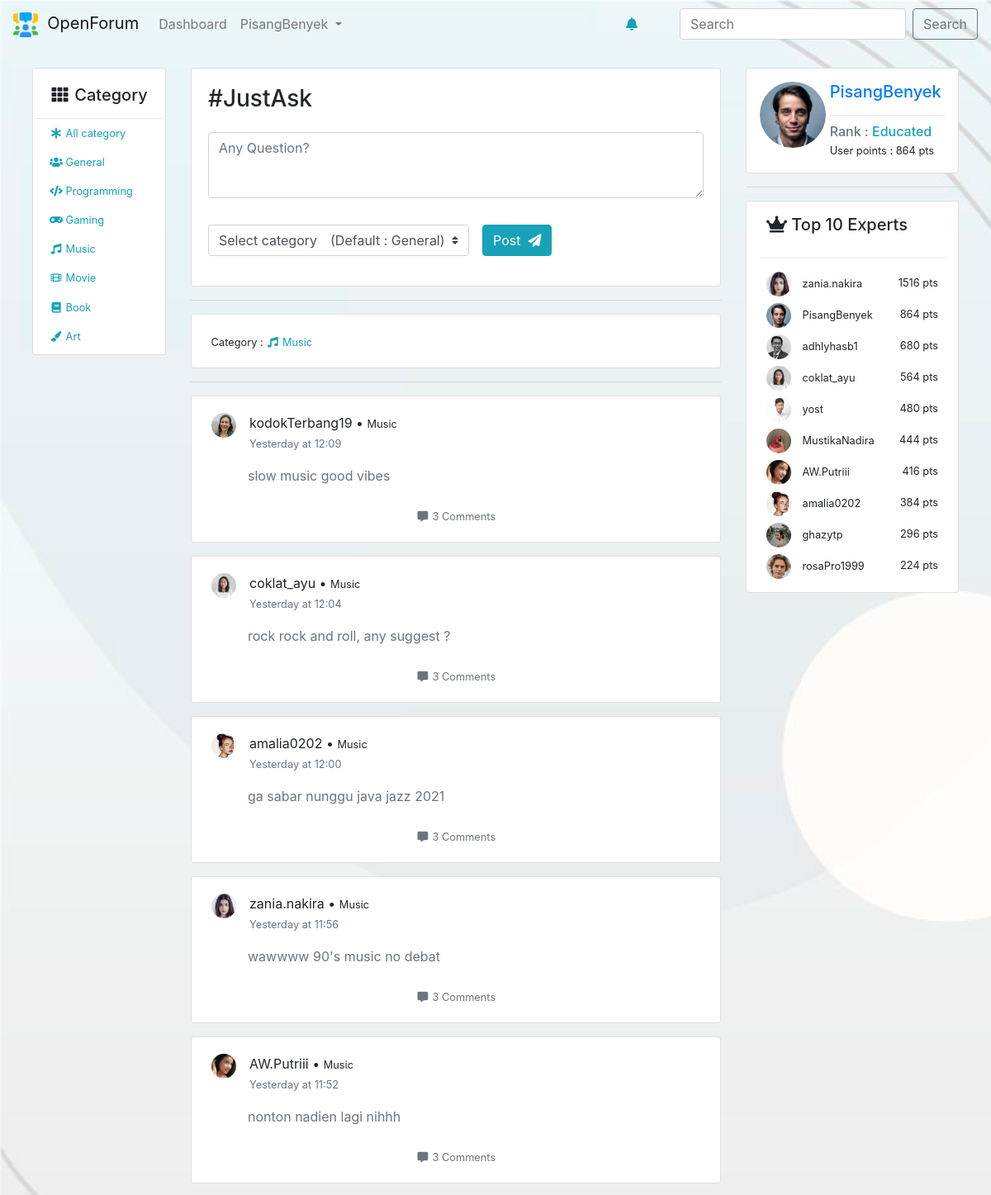
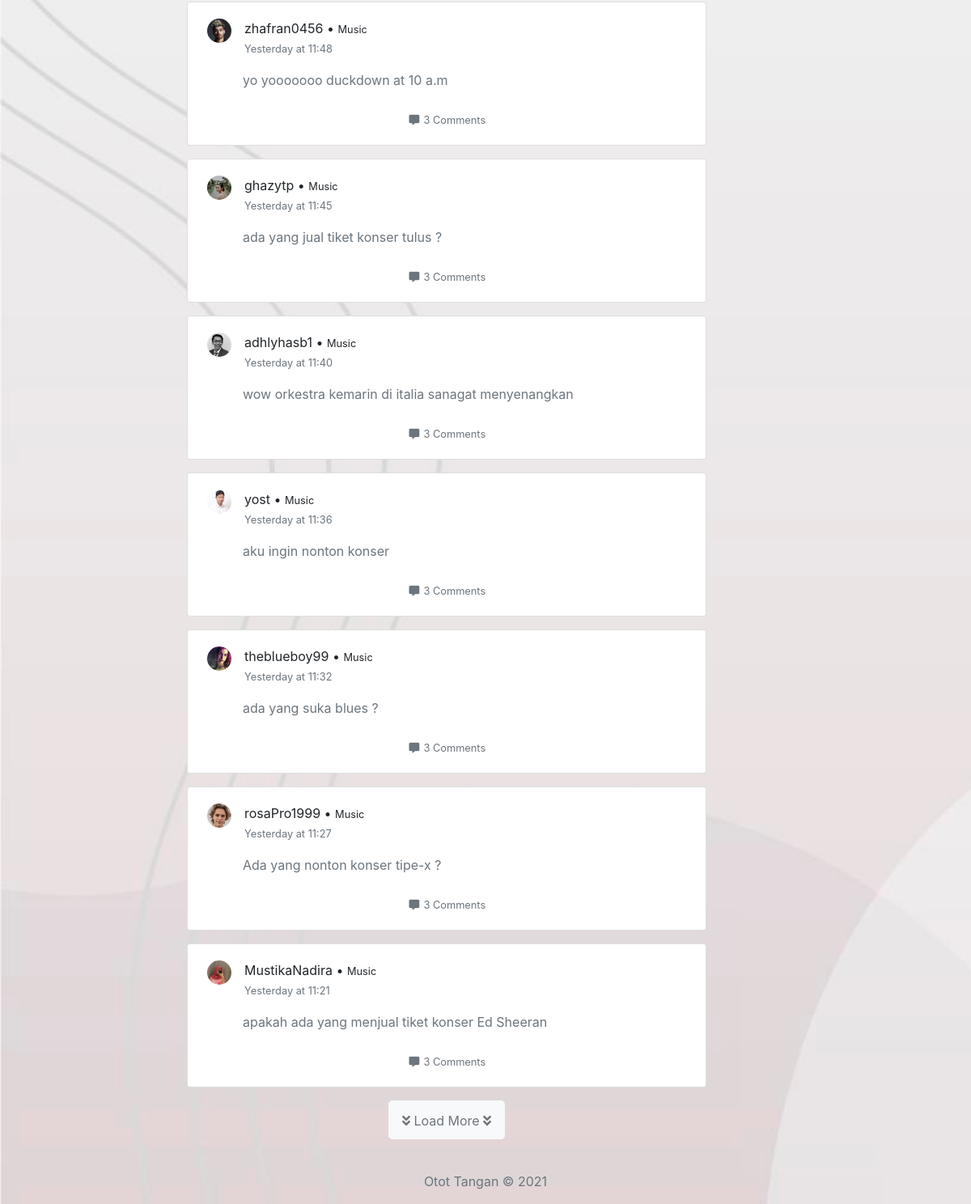
The page /dashboard/index/Music/15 (signed in) on the database its author committed (2 pictures, top to bottom).
### tables this page shows
CREATE TABLE `posts` (
  `id` int(11) NOT NULL,
  `owner` int(11) NOT NULL,
  `content` mediumtext NOT NULL,
  `category` varchar(25) NOT NULL DEFAULT 'General',
  `time_posted` datetime NOT NULL DEFAULT current_timestamp()
);

CREATE TABLE `users` (
  `id` int(11) NOT NULL,
  `fullname` varchar(100) NOT NULL,
  `username` varchar(100) NOT NULL,
  `email` varchar(100) NOT NULL,
  `password` varchar(255) NOT NULL,
  `photo` varchar(100) NOT NULL DEFAULT 'user.png',
  `register_date` date NOT NULL DEFAULT current_timestamp(),
  `rank` enum('Newbie','Helper','Ambitious','Educated','Expert','Professional','Genius') NOT NULL DEFAULT 'Newbie',
  `points` int(11) NOT NULL DEFAULT 0
);

### app/core/Controller.php (called while the page is built, shortened)
<?php
class Controller{
	public function view($view, $data = [])
	{
		require_once '../app/views/' . $view . '.php' ;
	}
	public function model($model)
	{
		return new $model;
	}
}

### app/controllers/Dashboard.php (called while the page is built, shortened)
<?php
class Dashboard extends Controller {
	public function index($category = 'All',$rows = 10)
	{
		$data['rows']=$rows;
		$data['user'] = $this->model('User_model')->getUserData($_SESSION['UserLoggedIn']);
		$data['top10'] = $this->model('User_model')->getTop();
		$data['count'] = count($data['top10']);
		if ($category == 'All') {
			$data['categoryshow']="All Category";
		}else{
			$data['categoryshow']=$category;
		}
		if ($category == 'All') {
			$data['category']="All";
		}else{
			$data['category']=$category;
		}
		$categoryLogo = $this->model('Post_model')->getCategoryLogo($category);
		$data['logo'] = $categoryLogo;
		if ($category == 'All') {
			$data['post'] = $this->model('Post_model')->getAllPost($data['rows']);
			$postCount = $this->model('Post_model')->countAllPost($data['rows']);
			for ($i=0; $i < $postCount ; $i++) {
				$userData = $this->model('User_model')->getUserById($data['post'][$i]['owner']);
				$timeConvert = $this->model('Post_model')->convertTime($data['post'][$i]['time_posted']);
				$data['post'][$i]['date'] = $timeConvert['date'];
				$data['post'][$i]['hour'] = $timeConvert['hour'];
				$data['post'][$i]['ppowner'] = $userData[0]['photo'];
				$data['post'][$i]['ownername'] = $userData[0]['username'];
			}
		}else{
			$data['post'] = $this->model('Post_model')->getPostByCategory($category,$rows);
			$postCount = $this->model('Post_model')->countPostByCategory($category,$rows);
			for ($i=0; $i < $postCount ; $i++) {
				$userData = $this->model('User_model')->getUserById($data['post'][$i]['owner']);
				$timeConvert = $this->model('Post_model')->convertTime($data['post'][$i]['time_posted']);
				$data['post'][$i]['date'] = $timeConvert['date'];
				$data['post'][$i]['hour'] = $timeConvert['hour'];
				$data['post'][$i]['ppowner'] = $userData[0]['photo'];
				$data['post'][$i]['ownername'] = $userData[0]['username'];
			}
		}
		$data['title'] = "Dashboard";
		$this->view('dashboard/index',$data);
		$this->view('template/right-panel',$data);
	}
}

### app/core/App.php (called while the page is built, shortened)
<?php
class App{
	protected $controller = 'home';
	protected $method = 'index';
	protected $params = [];
	public function __construct()
	{
		$url = $this -> parseURL();
		if (file_exists('../app/controllers/' . $url[0] . '.php')) {
			$this->controller = $url[0];
			unset($url[0]);
		}
		$this->controller = new $this->controller;
		if (isset($url[1])) {
			if (method_exists($this -> controller, $url[1])) {
				$this->method = $url[1];
				unset($url[1]);
			}
		}
		if (!empty($url)) {
			$this->params = array_values($url);
		}
		call_user_func_array([$this->controller, $this->method], $this->params);
	}
	public function parseURL()
	{
		if (isset($_GET['url'])) {
			$url = rtrim($_GET['url'],'/');
			$url = filter_var($url, FILTER_SANITIZE_URL);
			$url = explode('/', $url);
			return $url;
		}else{
			$url = [$this->controller];
			return $url;
		}
	}
}

### public/index.php (called while the page is built, shortened)
<?php
$app = new App;

### app/core/Database.php (called while the page is built, shortened)
<?php
class Database {
    private $host = DB_HOST;
    private $user = DB_USER;
    private $pass = DB_PASS;
    private $db_name = DB_NAME;
    private $dbh;
    private $stmt;
    public function __construct()
    {
        $dsn = 'mysql:host=' . $this->host . ';dbname=' . $this->db_name;
        $option = [
            PDO::ATTR_PERSISTENT => true,
            PDO::ATTR_ERRMODE => PDO::ERRMODE_EXCEPTION
        ];
        try {
            $this->dbh = new PDO($dsn, $this->user, $this->pass, $option);
        } catch(PDOException $e) {
            die($e->getMessage());
        }
    }
    public function query($query)
    {
        $this->stmt = $this->dbh->prepare($query);
    }
    public function bind($param, $value, $type = null)
    {
        if( is_null($type) ) {
            switch( true ) {
                default :
                    $type = PDO::PARAM_STR;
            }
        }
        $this->stmt->bindValue($param, $value, $type);
    }
    public function execute()
    {
        $this->stmt->execute();
    }
    public function resultSet()
    {
        $this->execute();
        return $this->stmt->fetchAll(PDO::FETCH_ASSOC);
    }
}

### app/models/Post_model.php (called while the page is built, shortened)
<?php
class Post_model
{
	public function __construct()
	{
        $this->db = new Database;
	}
	public function getCategoryLogo($data)
	{
		switch ($data) {
			case 'Music':
				return 'fas fa-music';
				break;
		}
	}
	public function getPostByCategory($category,$rows)
	{
		$this->db->query('SELECT * FROM posts WHERE category=:category ORDER BY id DESC LIMIT '.$rows);
		$this->db->bind('category',$category);
		$result = $this->db->resultSet();
		return $result;
	}
	public function countPostByCategory($category,$rows)
	{
		$this->db->query('SELECT * FROM posts WHERE category=:category LIMIT '.$rows);
		$this->db->bind('category',$category);
		$this->db->execute();
		$total  = $this->db->rowCount();
		return $total;
	}
	public function convertTime($datetime)
	{
			$chattime = $datetime;
            $stringtime = strtotime($chattime);
            $hour = date('H:i', $stringtime);
            $today = new DateTime();
            $today->setTime( 0, 0, 0 );
            $match_date = DateTime::createFromFormat( "Y-m-d H:i:s", $chattime );
            $match_date->setTime( 0, 0, 0 );
            $diff = $today->diff( $match_date );
            $diffDays = (integer)$diff->format( "%R%a" );
            switch( $diffDays ) {
                case -1:
                    $theDate =  "Yesterday";
                    break;
            }
            $time['date']=$theDate;
            $time['hour']=$hour;
            return $time;
	}
}

### app/models/User_model.php (called while the page is built, shortened)
<?php
class User_model {
    private $db;
    public function __construct()
    {
        $this->db = new Database;
    }
    public function getUserData($data)
    {
        $username = $_SESSION['UserLoggedIn'];
        $this->db->query('SELECT * FROM users WHERE username=:username');
        $this->db->bind('username',$username);
        return $this->db->single();
    }
    public function getTop()
    {
        $this->db->query('SELECT * FROM users ORDER BY points DESC LIMIT 10 ');
        return $this->db->resultSet();
    }
    public function getUserById($id)
    {
        $this->db->query('SELECT * FROM users WHERE id=:id');
        $this->db->bind('id',$id);
        return $this->db->resultSet();
    }
}

### app/views/dashboard/index.php (the view, shortened to what this page needs)
<div class="col-md-7">
	<div class="card">
		<div class="card-body">
			<form action="<?=ROOTURL ?>/dashboard/submitPost" method="post">
				<div class="form-group">
				    <h3 for="FormControlTextarea1" class="mb-4">#JustAsk</h3>
				    <textarea required="" name="postfield" id="post-field" class="form-control" id="FormControlTextarea1" rows="3" placeholder="Any Question?"></textarea>
				</div>
				<div class="row mx-auto">
					<div class="form-group mt-3 mr-3">
						<select class="custom-select" name="category">
						  <option value="General">Select category&emsp;(Default : General)</option>
						</select>
					</div>
					<div class="form-group mt-3">
						<button type="submit" name="post" class="btn btn-info">
							Post &nbsp;<i class="fas fa-paper-plane"></i>
						</button>
					</div>
				</div>
			</form>
		</div>
	</div>
	<hr>
	<div class="card">
		<div class="card-body">
			<small>&nbsp;Category : <span class="text-info"><i class="<?= $data['logo'] ?> fa-fw"></i> <?= $data['categoryshow'] ?></span></small>
		</div>
	</div>
	<hr>
	<?php foreach ($data['post'] as $post): ?>
	<div class="card mb-3">
		<div class="card-body">
			<div>
				<div class="row mx-1">
					<img src="<?=ROOTURL ?>/public/assets/img/profile-img/<?=$post['ppowner'] ?>" height="30px" width="30px" class="rounded-circle">&emsp;
					<div>
						<span class="mb-0 pb-0"><?=$post['ownername'];?> &bull; <small><?= $post['category']  ?></small></span><br>
						<small class="text-muted mt-0"><?=$post['date'].' at '.$post['hour'] ?></small>
					</div>
				</div>
				<div class="mx-5 mt-3">
					<a href="<?=ROOTURL ?>/post/<?=$post['id'] ?>" class="card-text deco-none">
						<p class="text-muted"><?= $post['content']?></p>
					</a>
				</div>
				<div class="d-flex justify-content-center mt-4">
					<div class="text-center">
						<a href="<?=ROOTURL ?>/post" class="deco-none text-secondary">
							<small><i class="fas fa-comment-alt fa-fw"></i> 3 Comments</small>
						</a>
					</div>
				</div>
			</div>
		</div>
	</div>
	<?php endforeach ?>
		<div id="Load" class="d-flex justify-content-center mb-4">
			<a href="<?= ROOTURL.'/dashboard/index/'.$data['category']?>/<?php echo $data['rows'] += 5 ?>#Load" class="btn btn-light btn-lg">
				<small class="text-secondary">
				<i class="fas fa-angle-double-down"></i> Load More <i class="fas fa-angle-double-down"></i>
				</small>
			</a>
		</div>
</div>

### app/views/template/right-panel.php
	<div class="col-md-3">
		<div class="card p-3">
			<div class="row">
				<div class="col-md-4">
					<img class="rounded-circle" src="<?= ROOTURL ?>/public/assets/img/profile-img/<?=$data['user']['photo']?>" width="80px" height="80px">
				</div>
				<div class="col-md-8">
					<h5 class="text-primary"><?= $_SESSION['UserLoggedIn']?></h5><hr>
					<h6 class="card-subtitle text-muted">Rank : <span class="text-info"><?=$data['user']['rank']?></span></h6>
					<small>User points : <?=$data['user']['points']?> pts</small>
				</div>
			</div>
		</div>
		<hr>
		<div class="card px-3 py-2">
			<h5 class="card-title mx-2 mt-2"><i class="fas fa-crown"></i>&nbsp;Top 10 Experts </h5>
			<hr>
			<?php for ($i=0; $i < $data['count'] ; $i++) { ?>
				<div class="d-flex justify-content-between mx-2 mb-2">
					<div>
						<img class="rounded-circle" src="<?= ROOTURL ?>/public/assets/img/profile-img/<?=$data['top10'][$i]['photo']?>" width="30px" height="30px">
						&nbsp; <small><?=$data['top10'][$i]['username']?></small>
					</div>
					<div>
						<small><?=$data['top10'][$i]['points']?> pts</small>
					</div>
				</div>
			<?php } ?>
		</div>
	</div>
</div>

### public/assets/css/global.css (style rules this page uses)
body { background-image: url('../img/wave.jpg'); background-repeat: none; background-attachment: fixed; background-size: cover; }
#post-field { min-height: 80px; height: 80px; max-height: 150px; }
a.deco-none { text-decoration: none; }

### rows shown on the page
posts: category "Music", shows a picture, ownername "zania.nakira", date "Yesterday", hour "11:56", content "wawwww 90's music no debat"
posts: shows a picture, ownername "kodokTerbang19", category "Music", date "Yesterday", hour "12:09", content "slow music good vibes"
posts: shows a picture, ownername "coklat_ayu", category "Music", date "Yesterday", hour "12:04", content "rock rock and roll, any suggest ?"
posts: shows a picture, ownername "amalia0202", category "Music", date "Yesterday", hour "12:00", content "ga sabar nunggu java jazz 2021"
posts: shows a picture, ownername "AW.Putriii", category "Music", date "Yesterday", hour "11:52", content "nonton nadien lagi nihhh"
posts: shows a picture, ownername "zhafran0456", category "Music", date "Yesterday", hour "11:48", content "yo yooooooo duckdown at 10 a.m"
posts: shows a picture, ownername "ghazytp", category "Music", date "Yesterday", hour "11:45", content "ada yang jual tiket konser tulus ?"
posts: shows a picture, ownername "adhlyhasb1", category "Music", date "Yesterday", hour "11:40", content "wow orkestra kemarin di italia sanagat menyenangkan"
posts: shows a picture, ownername "yost", category "Music", date "Yesterday", hour "11:36", content "aku ingin nonton konser"
posts: shows a picture, ownername "theblueboy99", category "Music", date "Yesterday", hour "11:32", content "ada yang suka blues ?"
posts: shows a picture, ownername "rosaPro1999", category "Music", date "Yesterday", hour "11:27", content "Ada yang nonton konser tipe-x ?"
posts: shows a picture, ownername "MustikaNadira", category "Music", date "Yesterday", hour "11:21", content "apakah ada yang menjual tiket konser Ed Sheeran"
users: photo (picture), rank "Educated", points "864", username "PisangBenyek"
users: photo (picture), username "zania.nakira", points "1516"
users: photo (picture), username "adhlyhasb1", points "680"
users: photo (picture), username "coklat_ayu", points "564"
users: photo (picture), username "yost", points "480"
users: photo (picture), username "MustikaNadira", points "444"
users: photo (picture), username "AW.Putriii", points "416"
users: photo (picture), username "amalia0202", points "384"
users: photo (picture), username "ghazytp", points "296"
users: photo (picture), username "rosaPro1999", points "224"

### other values the page prints
$_SESSION['UserLoggedIn'] "PisangBenyek"
